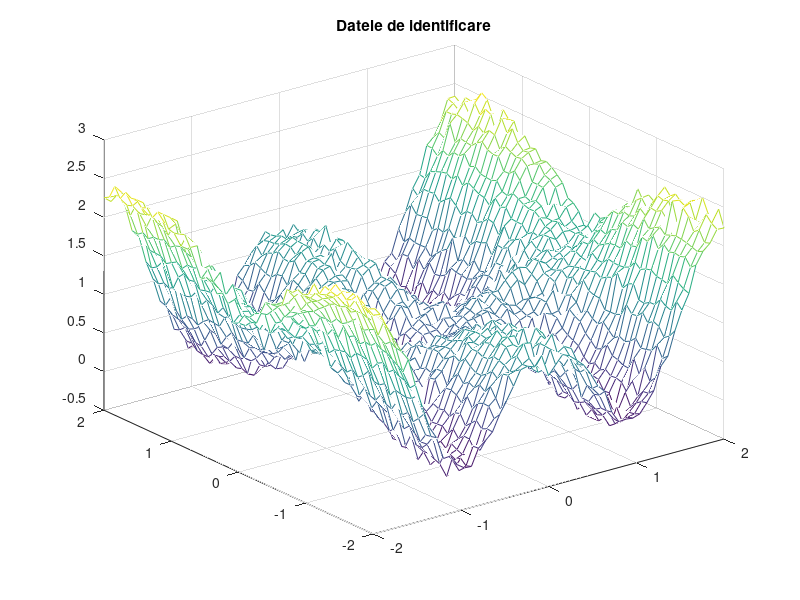
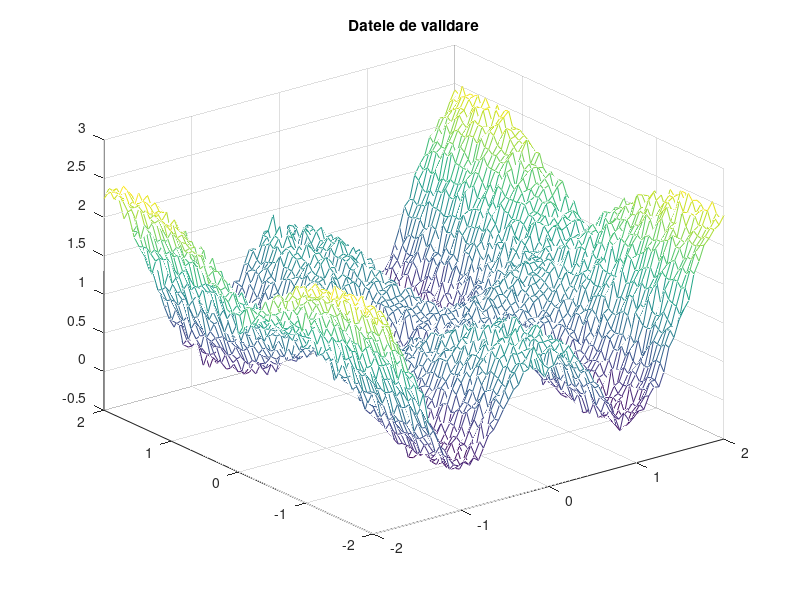

Reproduce these figures in MATLAB, in order. (Note: this script raises an error after producing the figures.)
clc
close all
clear all
%incarcarea fisierelor cu datele primite
load('iddata-11.mat')
load('proj_fit_11.mat')

% afisarea seturilor de date
figure;
mesh(id.X{1},id.X{2},id.Y)
title('Datele de identificare');
figure;
mesh(val.X{1},val.X{2},val.Y)
title('Datele de validare');

%dezvoltarea unui model folosind aproximatorul polinomial
m=18;
idN=length(id.X{1})*length(id.X{2});
valorimseid=zeros(1,m);
valN=length(val.X{1})*length(val.X{2});
valorimseval=zeros(1,m);

for l=1:m
   %creez vectorul phi pentru datele de identificare
   phi1=polinom_generat(id.X{1},id.X{2},l);
   phimatrice=phi1;
   Y=reshape(id.Y,[],1);
   theta=phimatrice\Y;
   yaproximat=phimatrice*theta;

   suma1=0;
   for i=1:idN
      suma1=suma1+(yaproximat(i)-Y(i)).^2;
   end
   id_mse=(1/idN)*suma1;
   valorimseid(l)=id_mse;
   
   %creez vectorul phi pentru datele de validare
   phi2=polinom_generat(val.X{1},val.X{2},l);
   validarephimatrice=phi2;
   valY=reshape(val.Y,[],1);
   validare_yaproximat=validarephimatrice*theta;
   
   suma2=0;
   for i=1:valN
       suma2=suma2+(validare_yaproximat(i)-valY(i)).^2;
   end
   val_mse=(1/valN)*suma2;
   valorimseval(l)=val_mse;

end

%afisarea valorilor MSE 
disp('Eroarea medie patratica pe datele de identificare:');
disp(id_mse);
disp('Eroarea medie patratica pe datele de validare:');
disp(val_mse);

%afisarea graficelor ce contin valorile MSE pe ambele seturi de date
figure;
plot(1:m, valorimseid, 'r')
hold on;
plot(1:m,valorimseval,'b')
legend('Eroare id', 'Eroare val');
title('MSE pe ambele seturi de date');

%suprapunerea rezultatului dat de aproximatorul polinomial pentru datele de identificare
figure;
mesh(id.X{1},id.X{2},id.Y);
hold on;
mesh(id.X{1},id.X{2},reshape(yaproximat,length(id.X{1}),length(id.X{2})),'EdgeColor','magenta');
legend('Iesirea sistemului','Iesirea modelului');
title("Aproximatorul polinomial pe datele de identificare");

%suprapunerea rezultatului dat de aproximatorul polinomial pentru datele de validare
figure;
mesh(val.X{1},val.X{2},val.Y);
hold on;
mesh(val.X{1}, val.X{2}, reshape(validare_yaproximat,length(val.X{1}),length(val.X{2})),'EdgeColor','red');
legend('Iesirea sistemului','Iesirea modelului');
title('Aproximatorul polinomial pe datele de validare');

%afisarea rezultatului dat de aproximator pe datele de identificare
figure;
subplot(211)
mesh(id.X{1},id.X{2},id.Y);
subplot(212)
mesh(id.X{1},id.X{2},reshape(yaproximat,length(id.X{1}),length(id.X{2})));
title("Aproximarea pentru datele de identificare");

%afisarea rezultatului dat de aproximator pe datele de validare
figure;
subplot(211)
mesh(val.X{1},val.X{2},val.Y);
subplot(212)
mesh(val.X{1}, val.X{2}, reshape(validare_yaproximat,length(val.X{1}),length(val.X{2})));
title('Aproximarea pentru datele de validare');